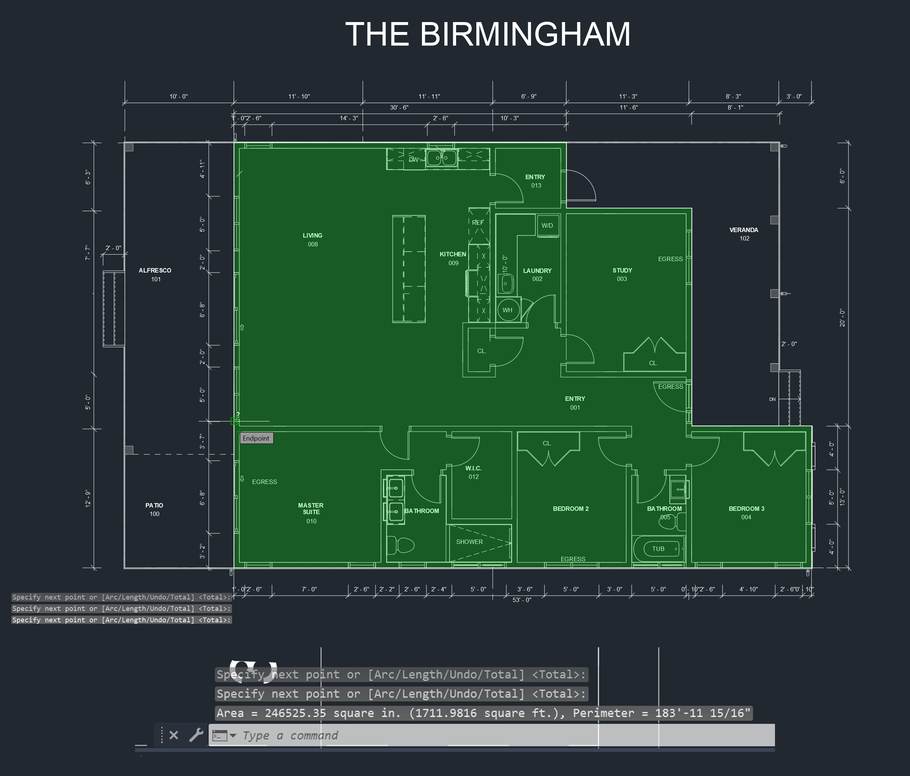
#> input picture floorplans/Birmingham-Conditioned.png, 910 x 776 px, shrunk from 2474 x 2110 before the run; its folder holds only this picture in this run
$ python final_integrated_system.py
#> lines starting #> are read from the running program, lines starting #| are printed output that depends on the picture; after the words box and inside, x2 and y2 are one past the last pixel; in counts of white or black regions, pixels touching at a corner belong together
#> call 2 of process_floor_plan, with image_path = 'floorplans/Birmingham-Conditioned.png'
#> call 2 of process_floor_plan, with image_path = 'floorplans/Birmingham-Conditioned.png'
#> in process_floor_plan, img is the input picture: shape (776, 910, 3); mean B, G, R 53.9, 64.1, 40.6
### integrated_measurement_system.py
#!/usr/bin/env python3
"""
Integrated Floor Plan Measurement System
=========================================
Combines OCR extraction, binary conversion, and edge association.
"""

import cv2
import numpy as np
import pytesseract
from pytesseract import Output
import re
from typing import List, Dict, Tuple, Optional
import logging
from dataclasses import dataclass
import json

logging.basicConfig(level=logging.INFO)
logger = logging.getLogger(__name__)


@dataclass
class Edge:
    """Represents an edge of the floor plan."""
    start: Tuple[int, int]
    end: Tuple[int, int]
    measurement: Optional[float] = None
    orientation: str = ""  # 'horizontal' or 'vertical'

    # [12 lines left out: functions length_pixels, midpoint, not called in this run]


class IntegratedMeasurementSystem:
    """Extract measurements and associate with floor plan edges."""

    def __init__(self):
        self.edges = []
        self.measurements = []
        self.scale_factor = None

    def process_floor_plan(self, image_path: str) -> Dict:
        """
        Complete processing pipeline for floor plan.

        Returns:
            Dict with edges, measurements, and binary image
        """
        logger.info(f"Processing {image_path}")

        # Load original image
        img = cv2.imread(image_path)
        if img is None:
            logger.error(f"Cannot load {image_path}")
            return {}

        # Step 1: Extract measurements using OCR
        self.measurements = self._extract_measurements(img)
        logger.info(f"Found {len(self.measurements)} measurements")

        # Step 2: Create binary image preserving measurements
        binary_img, white_mask = self._create_binary_with_measurements(img)

        # Step 3: Find edges from binary image
        self.edges = self._find_edges(binary_img)
        logger.info(f"Found {len(self.edges)} edges")

        # Step 4: Associate measurements with edges
        self._associate_measurements_to_edges()

        # Step 5: Calculate scale factor
        self._calculate_scale_factor()

        # Step 6: Generate output
        result = self._generate_output(binary_img)

        # Save debug images
        self._save_debug_images(img, binary_img, white_mask)

        return result

    def _extract_measurements(self, img: np.ndarray) -> List[Dict]:
        """Extract white text measurements using multiple methods."""
        measurements = []

        # Convert to grayscale
        gray = cv2.cvtColor(img, cv2.COLOR_BGR2GRAY)
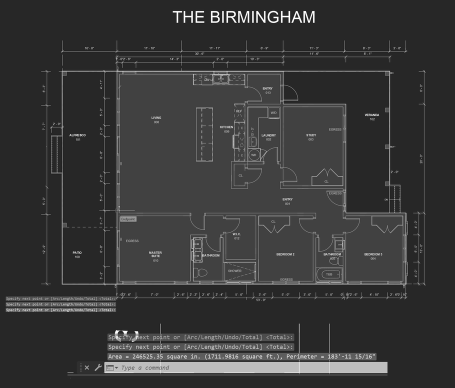
#> gray: shape (776, 910) (shown at 1/2 size); min 0, max 255, mean 56

        # Method 1: Direct white text extraction
        _, white_mask = cv2.threshold(gray, 200, 255, cv2.THRESH_BINARY)
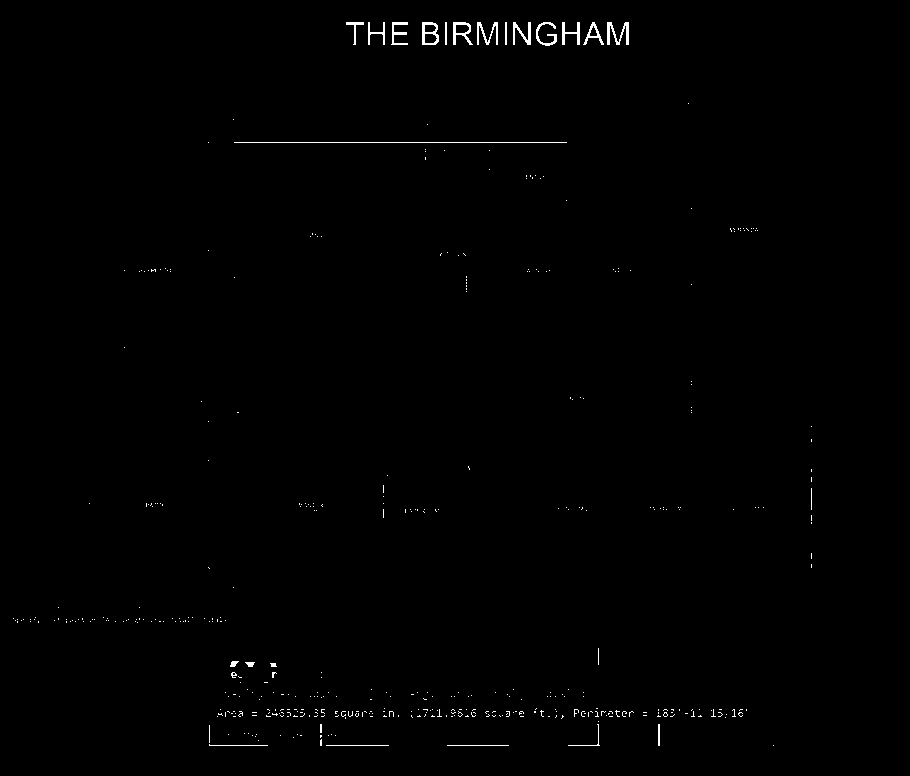
#> white_mask: shape (776, 910); 0.54% white in thin lines or dots, all inside (x1, y1, x2, y2) = (13, 22, 812, 746)

        # Find text regions
        contours, _ = cv2.findContours(white_mask, cv2.RETR_EXTERNAL, cv2.CHAIN_APPROX_SIMPLE)
#> contours = 453 contours, 437 with area under 20; largest, box (x1, y1, x2, y2) and area: (422, 22, 439, 45) 322, (453, 22, 473, 45) 236, (607, 22, 629, 45) 144, (583, 22, 604, 45) 143, (513, 22, 531, 45) 112

        for contour in contours:
            x, y, w, h = cv2.boundingRect(contour)

            # Filter for text-like regions
            if 10 < w < 200 and 5 < h < 50:
                roi = gray[y:y+h, x:x+w]

                # Invert for OCR (white text → black)
                roi_inv = cv2.bitwise_not(roi)

                # OCR on region
                try:
                    text = pytesseract.image_to_string(roi_inv, config='--psm 8')
                    value = self._parse_measurement(text)

                    if value:
                        measurements.append({
                            'text': text.strip(),
                            'value': value,
                            'x': x + w//2,
                            'y': y + h//2,
                            'bbox': (x, y, w, h)
                        })
                        logger.debug(f"Found: {text.strip()} = {value}' at ({x+w//2}, {y+h//2})")
                except:
                    pass

        # Method 2: Full image OCR with inversion
        inverted = cv2.bitwise_not(gray)
        data = pytesseract.image_to_data(inverted, config='--psm 11', output_type=Output.DICT)

        for i in range(len(data['text'])):
            text = str(data['text'][i]).strip()
            conf = data['conf'][i]

            if text and conf > 30:
                value = self._parse_measurement(text)
                if value:
                    measurements.append({
                        'text': text,
                        'value': value,
                        'x': data['left'][i] + data['width'][i]//2,
                        'y': data['top'][i] + data['height'][i]//2,
                        'bbox': (data['left'][i], data['top'][i], data['width'][i], data['height'][i])
                    })

        # Remove duplicates
        unique = self._deduplicate_measurements(measurements)

        return unique

    # [249 lines left out: functions _parse_measurement, _create_binary_with_measurements, _find_edges, _associate_measurements_to_edges, _perpendicular_distance_to_edge, _calculate_scale_factor and 4 more, not called in this run]


# [2 lines that do not run on import are left out]

### simple_cassette_optimizer.py
#!/usr/bin/env python3
"""
Simple Cassette Optimizer
==========================
Direct implementation without complex dependencies.
"""

import numpy as np
from typing import List, Dict, Tuple
import logging

logging.basicConfig(level=logging.INFO)
logger = logging.getLogger(__name__)


class SimpleCassetteOptimizer:
    """Simple cassette placement optimizer."""

    def __init__(self, weight_per_sqft: float = 10.4):
        """Initialize with weight constraint."""
        self.weight_per_sqft = weight_per_sqft
        self.max_weight = 500  # lbs

        # Define cassette sizes (width, height) in feet
        # Ordered by area (largest first for better coverage)
        self.cassette_sizes = [
            (6, 8),  # 48 sq ft = 499.2 lbs (at limit)
            (5, 8),  # 40 sq ft = 416 lbs
            (6, 6),  # 36 sq ft = 374.4 lbs
            (4, 8),  # 32 sq ft = 332.8 lbs
            (5, 6),  # 30 sq ft = 312 lbs
            (4, 6),  # 24 sq ft = 249.6 lbs
            (4, 4),  # 16 sq ft = 166.4 lbs
            (3, 4),  # 12 sq ft = 124.8 lbs
        ]

        # Filter out cassettes that exceed weight limit
        self.cassette_sizes = [
            (w, h) for w, h in self.cassette_sizes
            if w * h * self.weight_per_sqft <= self.max_weight
        ]

    # [213 lines left out: functions optimize_placement, optimize_polygon, test_simple_optimizer, not called in this run]


# [2 lines that do not run on import are left out]

### final_integrated_system.py
#!/usr/bin/env python3
"""
Final Integrated Cassette System
=================================
Complete pipeline from floor plan to optimized cassette layout.
"""

import cv2
import numpy as np
from integrated_measurement_system import IntegratedMeasurementSystem
from simple_cassette_optimizer import SimpleCassetteOptimizer
import json
import glob
import os
from typing import Dict, List, Tuple
import logging

logging.basicConfig(level=logging.INFO)
logger = logging.getLogger(__name__)


class FinalIntegratedSystem:
    """Complete automated cassette optimization system."""

    def __init__(self):
        self.measurement_system = IntegratedMeasurementSystem()
        self.cassette_optimizer = SimpleCassetteOptimizer()

    def process_floor_plan(self, image_path: str) -> Dict:
        """
        Process floor plan from image to cassette layout.

        Args:
            image_path: Path to floor plan image

        Returns:
            Complete results dictionary
        """
        name = os.path.basename(image_path)
        logger.info(f"\nProcessing: {name}")

        # Step 1: Extract measurements
        measurement_result = self.measurement_system.process_floor_plan(image_path)
#> the loop in _extract_measurements (call 2), `for contour in contours:` made 23 passes
#> (x, y, w, h) on passes 1, 5, 7, 8, 9, 10, 13, 14: (773, 745, 1, 1), (258, 740, 1, 1), (293, 737, 1, 1), (255, 736, 1, 1), (335, 735, 1, 1), (328, 735, 1, 1), (280, 735, 1, 1), (252, 735, 1, 1)
#> after the loop in _extract_measurements (call 2), `for contour in contours:`:
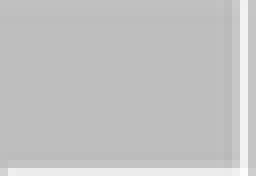
#> roi: shape (22, 32) (shown 8 times larger); min 185, max 252, mean 194.3
#> after the loop in _extract_measurements (call 2), `for contour in contours:`:
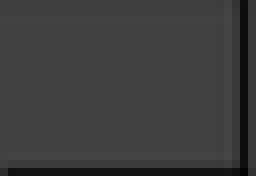
#> roi_inv: shape (22, 32) (shown 8 times larger); min 3, max 70, mean 60.7
#> after the loop in _extract_measurements (call 2), `for contour in contours:`: measurements = []

        if not measurement_result:
            return {'error': 'Failed to extract measurements'}

        # Step 2: Get dimensions from measurements or estimate
        width, height = self._estimate_dimensions(measurement_result)

        if width <= 0 or height <= 0:
            return {'error': 'Invalid dimensions'}

        logger.info(f"Estimated dimensions: {width:.1f}' x {height:.1f}'")

        # Step 3: Optimize cassette placement
        cassette_result = self.cassette_optimizer.optimize_placement(width, height)

        # Step 4: Combine results
        result = {
            'floor_plan': name,
            'width': width,
            'height': height,
            'area': width * height,
            'measurements_found': measurement_result.get('num_measurements', 0),
            'edges_found': measurement_result.get('num_edges', 0),
            **cassette_result
        }

        return result

    # [44 lines left out: function _estimate_dimensions, not called in this run]

    def print_report(self, result: Dict):
        """Print formatted report."""
        print("\n" + "="*70)
        print(f"FLOOR PLAN: {result.get('floor_plan', 'Unknown')}")
        print("="*70)

        print(f"\nDimensions: {result.get('width', 0):.1f}' x {result.get('height', 0):.1f}'")
        print(f"Area: {result.get('area', 0):.1f} sq ft")
        print(f"Measurements found: {result.get('measurements_found', 0)}")

        print(f"\nCassette Optimization:")
        print(f"  Coverage: {result.get('coverage_percent', 0):.1f}%")
        print(f"  Gap: {result.get('gap_percent', 0):.1f}%")
        print(f"  Cassettes: {result.get('num_cassettes', 0)}")
        print(f"  Total weight: {result.get('total_weight', 0):.1f} lbs")

        # Size distribution
        if 'size_distribution' in result:
            print(f"\nSize distribution:")
            for size, count in sorted(result['size_distribution'].items()):
                w, h = map(float, size.split('x'))
                weight = w * h * 10.4
                print(f"  {size}: {count} units ({weight:.1f} lbs each)")

        # Requirements check
        coverage = result.get('coverage_percent', 0)
        gap = result.get('gap_percent', 0)

        print(f"\nRequirements:")
        if coverage >= 93:
            print(f"  ✓ Coverage: {coverage:.1f}% >= 93%")
        else:
            print(f"  ✗ Coverage: {coverage:.1f}% < 93%")

        if gap <= 8:
            print(f"  ✓ Gap: {gap:.1f}% <= 8%")
        else:
            print(f"  ✗ Gap: {gap:.1f}% > 8%")


def test_all_floor_plans():
    """Test on all floor plans."""
    system = FinalIntegratedSystem()

    floor_plans = glob.glob("/Users/nelsondsouza/Dropbox (Personal)/Mac/Documents/products/momohomes/floorplans/*.png")

    all_results = []
    summary = {
        'total': 0,
        'successful': 0,
        'meets_requirements': 0,
        'average_coverage': 0,
        'cassette_sizes_used': set()
    }

    for floor_plan in floor_plans[:5]:  # Test first 5
        try:
            result = system.process_floor_plan(floor_plan)

            if 'error' not in result:
                system.print_report(result)
                all_results.append(result)

                summary['successful'] += 1
                summary['average_coverage'] += result['coverage_percent']

                if result['coverage_percent'] >= 93 and result['gap_percent'] <= 8:
                    summary['meets_requirements'] += 1

                # Track cassette sizes
                for size in result.get('size_distribution', {}).keys():
                    summary['cassette_sizes_used'].add(size)

        except Exception as e:
            logger.error(f"Failed to process {os.path.basename(floor_plan)}: {e}")

        summary['total'] += 1

    # Print summary
    print("\n" + "="*70)
    print("SUMMARY OF ALL FLOOR PLANS")
    print("="*70)

    print(f"\nProcessed: {summary['successful']}/{summary['total']}")
    print(f"Meet requirements: {summary['meets_requirements']}/{summary['successful']}")

    if summary['successful'] > 0:
        avg_coverage = summary['average_coverage'] / summary['successful']
        print(f"Average coverage: {avg_coverage:.1f}%")

    print(f"\nCassette sizes used across all plans:")
    for size in sorted(summary['cassette_sizes_used']):
        print(f"  {size}")

    # Save results
    with open("final_system_results.json", "w") as f:
        json.dump({
            'summary': {k: v if k != 'cassette_sizes_used' else list(v)
                       for k, v in summary.items()},
            'floor_plans': all_results
        }, f, indent=2)

    print("\nResults saved to final_system_results.json")


if __name__ == "__main__":
    # Test single floor plan first
    system = FinalIntegratedSystem()

    test_file = "/Users/nelsondsouza/Dropbox (Personal)/Mac/Documents/products/momohomes/floorplans/Luna-Conditioned.png"
    result = system.process_floor_plan(test_file)
    system.print_report(result)

    # Then test all
    print("\n" + "="*70)
    print("TESTING ALL FLOOR PLANS")
    print("="*70)

    test_all_floor_plans()
#> (the call stopped at in _extract_measurements, `text = pytesseract.image_to_string(roi_inv, config='--psm 8')`: pytesseract is not available in this run)

$ run again, on floorplans/Cottage-Conditioned.png
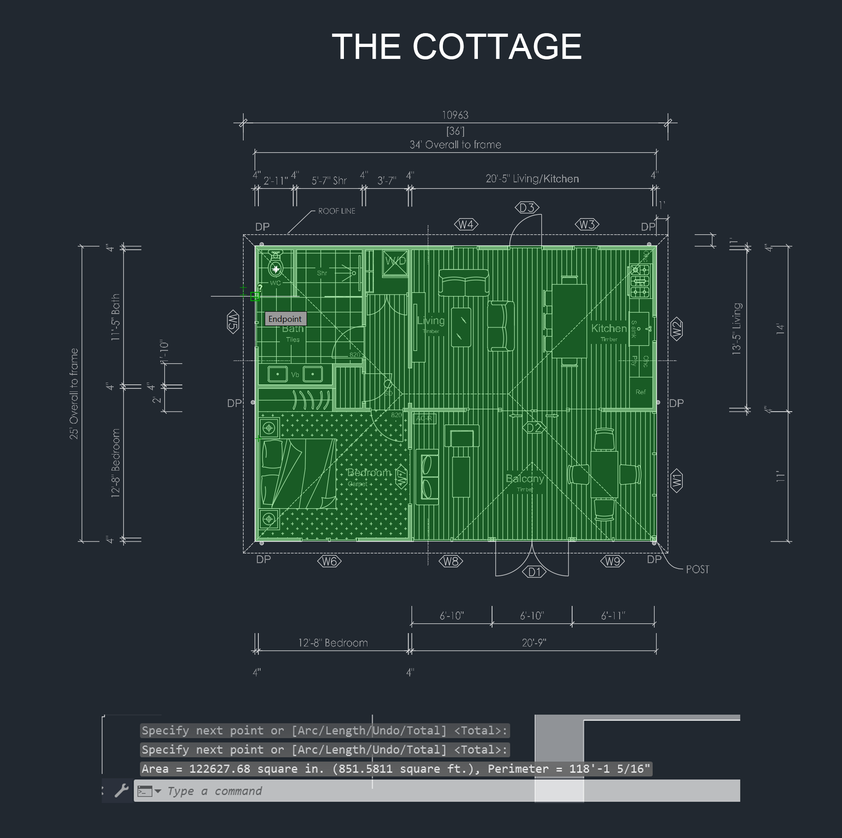
#> input picture floorplans/Cottage-Conditioned.png, 842 x 838 px, shrunk from 1829 x 1820 before the run
#> in process_floor_plan, img is the input picture: shape (838, 842, 3); mean B, G, R 56.5, 59.4, 43
#> in _extract_measurements, `gray = cv2.cvtColor(img, cv2.COLOR_BGR2GRAY)`:
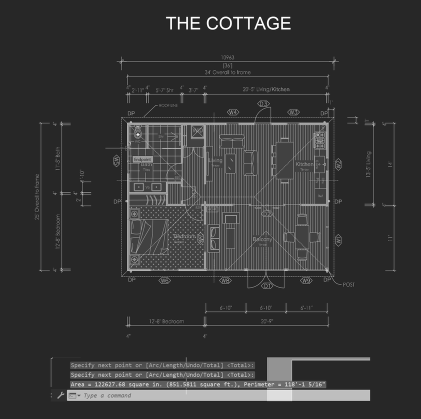
#> gray: shape (838, 842) (shown at 1/2 size); min 5, max 255, mean 54.3
#> in _extract_measurements, `_, white_mask = cv2.threshold(gray, 200, 255, cv2.THRESH_BINARY)`:
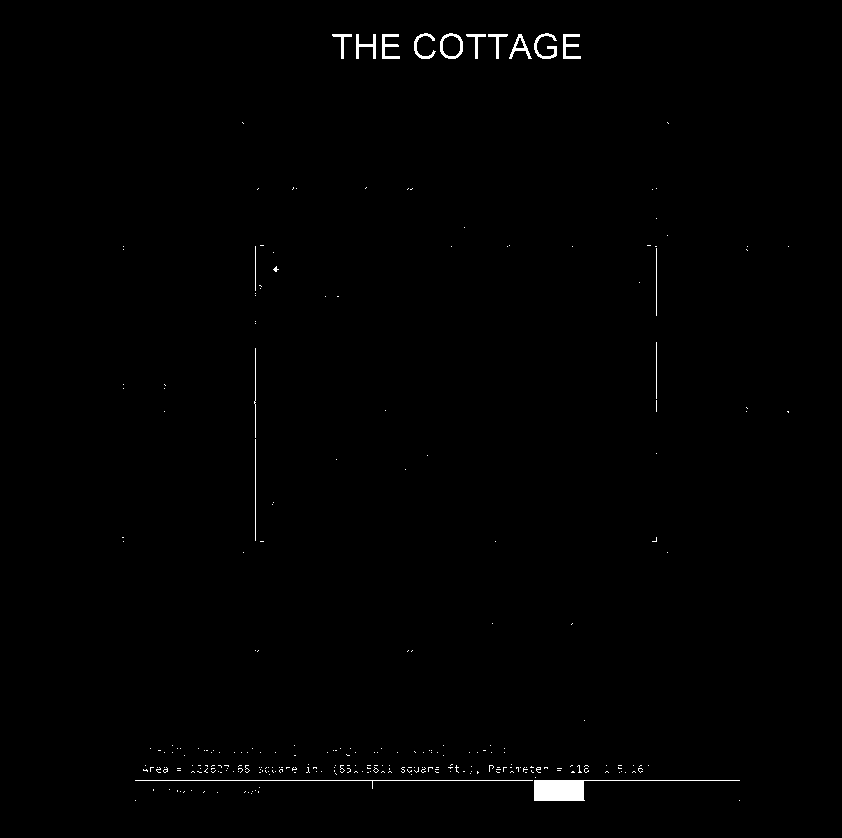
#> white_mask: shape (838, 842); 0.64% white; 281 white regions (264 under 20 px)
#> contours = 281 contours, 270 with area under 20; largest, box (x1, y1, x2, y2) and area: (534, 780, 740, 801) 981, (440, 33, 463, 59) 458, (509, 34, 532, 59) 176, (534, 33, 557, 59) 144, (382, 34, 400, 59) 136
#> the loop in _extract_measurements (call 2), `for contour in contours:` made 272 passes
#> (x, y, w, h) on passes 1 to 3: (739, 800, 1, 1), (135, 800, 1, 1), (251, 793, 1, 1)
